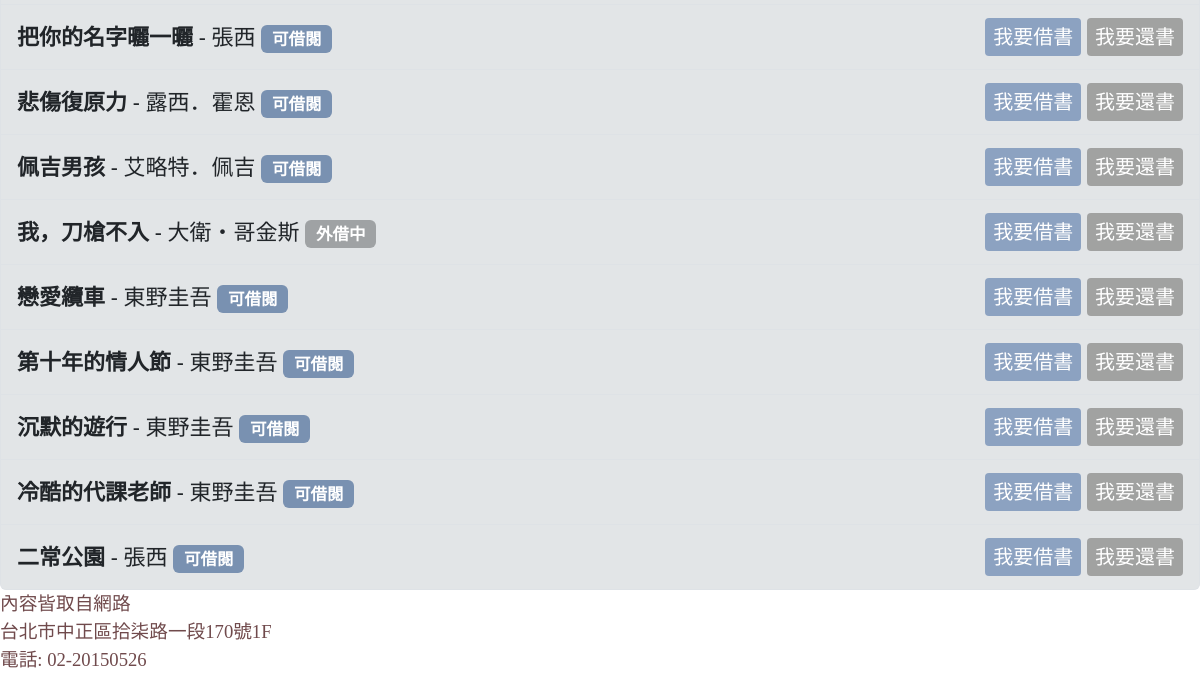
Page /book_list/ (lower part) on the earlier database version.
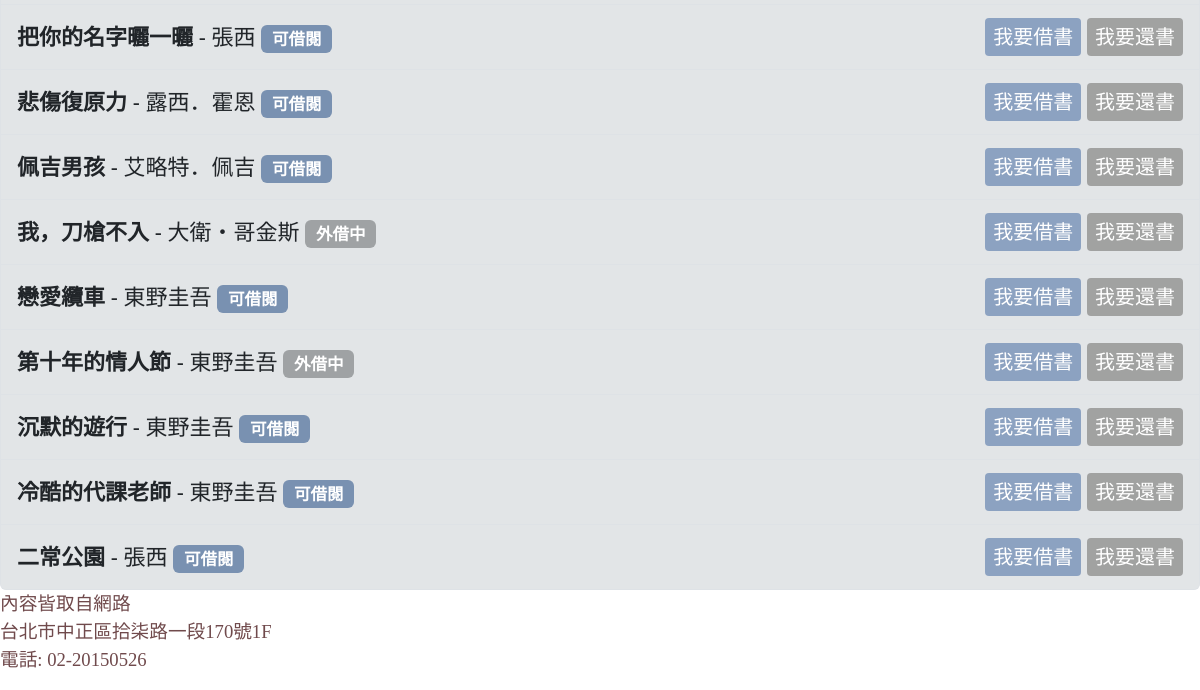
Same page on the later database version.
### mysite/models.py (models this page shows, shortened)
class Post(models.Model):
    title = models.CharField(max_length=50)
    slug = models.IntegerField(unique=True)
    pub_date = models.DateTimeField(auto_now_add=True)
    write = models.CharField(max_length=50, blank=True, default='')
    image_url = models.CharField(max_length=255, default='images/1.jpg')  # 指定默认值 # 存储图像路径或 URL
    bookstype=[("一般書籍","一般書籍"),("教學用書","教學用書")]
    category = models.CharField(max_length=20, choices=bookstype, default="一般書籍")
    intro = models.TextField(default="", blank=True)
    photolink = models.TextField(default="", blank=True)
    body = models.TextField()
    isBorrow = models.BooleanField(_("外借中"), default=False)
    pub_date = models.DateTimeField(auto_now_add=True)
    @property
    def formatted_is_borrow(self):
        if self.isBorrow:
            return '<span style="color: white; background-color: #afb0b2; border: 1px solid white; padding: 3px; border-radius: 3px;">外借中</span>'
        else:
            return '<span style="color: white; background-color: #7fade5; border: 1px solid white;padding: 3px; border-radius: 3px;">可借閱</span>'
    formatted_is_borrow.fget.short_description = "外借狀態"
    class Meta:
        ordering = ['slug']

### mysite/views.py (the view)
# urls.py: path('book_list/', book_list, name='book_list'),
def book_list(request):
    books = Post.objects.all()[::-1]
    return render(request, 'book_list.html', {'books': books})

### templates/book_list.html (shortened to what this page needs)
{% extends "base.html" %}
{% block content %}
    {% if books %}
        <ul class="list-group">
            {% for book in books %}
                <li class="list-group-item d-flex justify-content-between align-items-center" style="background-color:rgb(226, 229, 231);font-size: 22px;height:65px">
                    <div>
                        <strong>{{ book.title }}</strong> - {{ book.write }}
                        {% if book.isBorrow %}
                            <span class="badge" style="background-color: #9fa2a4; color: #fff;">外借中</span>
                            {% else %}
                            <span class="badge" style="background-color: #7991b1; color: #ffffff;">可借閱</span>
                        {% endif %}
                    </div>
                    <div style="text-align: center;">
                        <a href="{% url 'borrow_book' book.id %}" class="btn btn-primary btn-sm" style="background-color: #829bbee4 ;color: rgb(255, 255, 255); font-size: 20px; border: none;" data-toggle="modal" data-target="#borrowSuccessModal">我要借書</a>
                        <a href="{% url 'return_book' book.id %}" class="btn btn-warning btn-sm" style="background-color: #939391ce; color: #ffffff;font-size: 20px ; border: none;">我要還書</a>
                    </div>
                </li>
            {% endfor %}
        </ul>
    {% else %}
        <p>No books available.</p>
    {% endif %}
{% endblock %}

Differences in the rows shown:
changed Post "第十年的情人節": isBorrow "可借閱" → "外借中"
